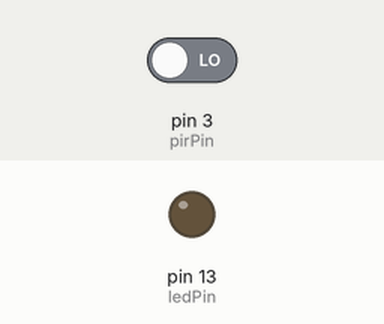
The sketch below on a simulated Arduino Uno, built with avr-gcc and run on an emulated ATmega328P. Shown: output pins drawn as LEDs (lit = HIGH). The test bench sets the inputs (shaded band); at power-on: pin 3 (pirPin) LOW. What the sketch prints to the serial monitor is not drawn.

Above: at 16.2 s.
16.3 s: pin 3 (pirPin) driven HIGH
At 17.0 s:
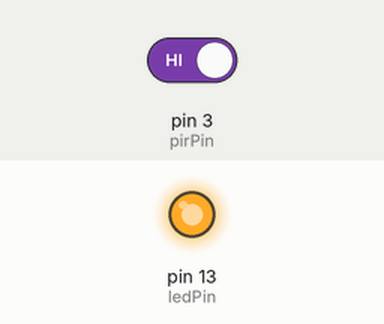
17.8 s: pin 3 (pirPin) driven LOW
At 18.2 s:
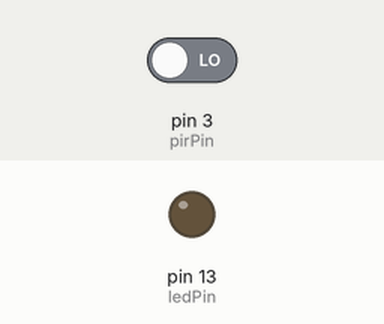
Timing chart, 0 to 20.8 s (numbered marks = the images above; inputs shaded):
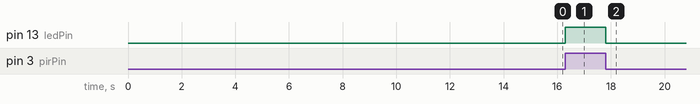

The sketch:

011_pir.ino
```cpp
int Cali=15;
long unsigned int lowIn;
long unsigned int pause=1000;
boolean lockLow=true;
boolean takeLowTime;
int pirPin=3;
int ledPin=13;

void setup() {
  Serial.begin(9600);
  pinMode(pirPin,INPUT);
  pinMode(ledPin,OUTPUT);
  digitalWrite(pirPin,LOW);

  Serial.print("Calibrating sensor");
  for(int i=0;i<Cali;i++)
  {
    Serial.print(".");
    delay(1000);
  }
  Serial.print("done");
  Serial.print("Sensor Active");
  delay(50);


}

void loop() {
  if(digitalRead(pirPin)==HIGH)
  {
    digitalWrite(ledPin,HIGH);
    if(lockLow)
    {
      lockLow=false;
      Serial.println("---");
      Serial.print("Motion detected at");
      Serial.print(millis()/1000);
      Serial.println("sec");
      delay(50);
    }
    takeLowTime=true;
  }


  if(digitalRead(pirPin)==LOW)
  {
    digitalWrite(ledPin,LOW);
    if(takeLowTime)
    {
      lowIn=millis();
      takeLowTime=false;
    }
    if(!lockLow&&millis()-lowIn>pause)
    {
      lockLow=true;
      Serial.print("motion ended at :");
      Serial.print((millis()-pause)/1000);
      Serial.println("sec");
      delay(50);
    }

  }

}
```

Measured:
- after the input at 16.3 s, pin 13 (ledPin): LOW → HIGH at once
- after the input at 17.8 s, pin 13 (ledPin): HIGH → LOW at once
